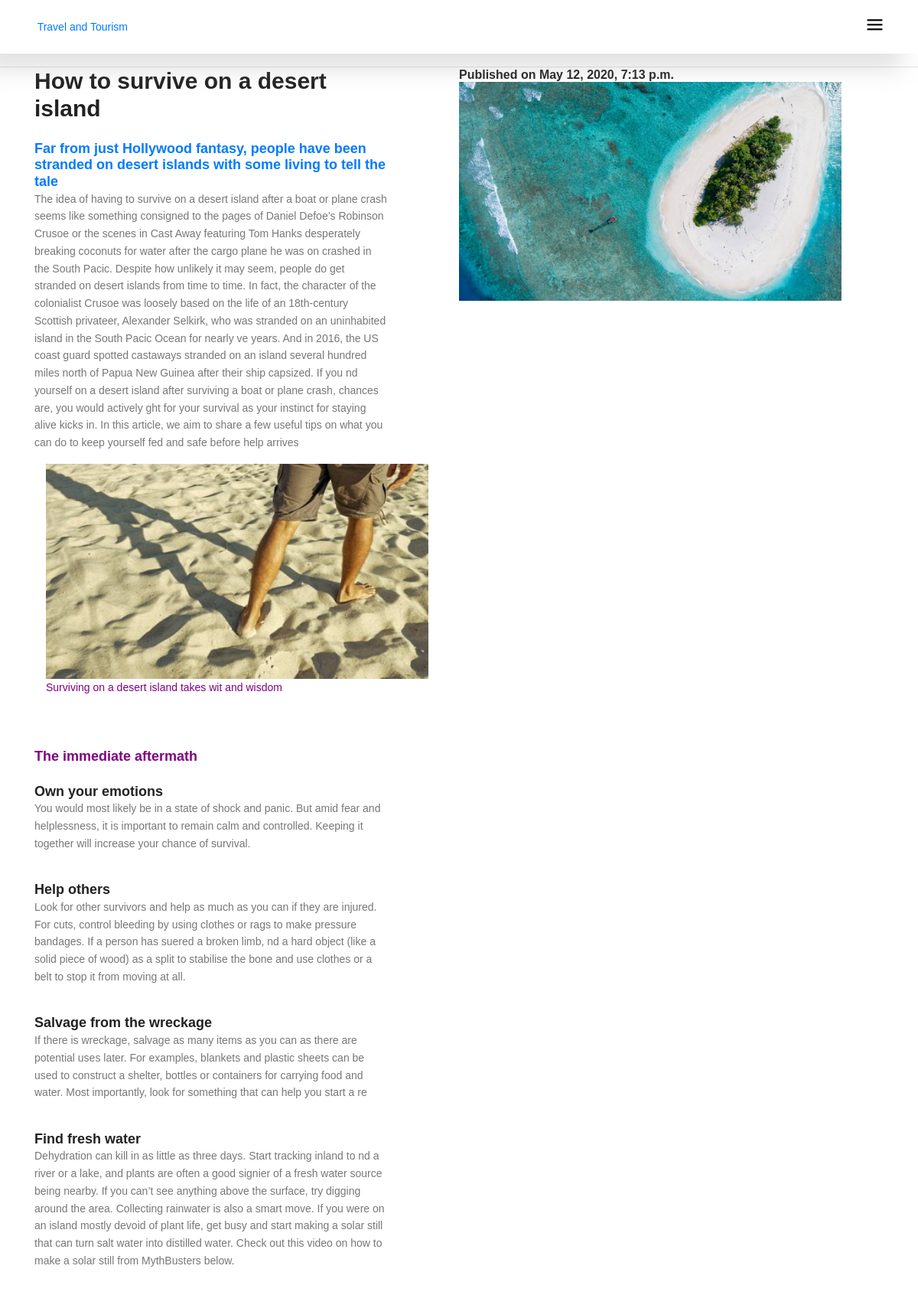
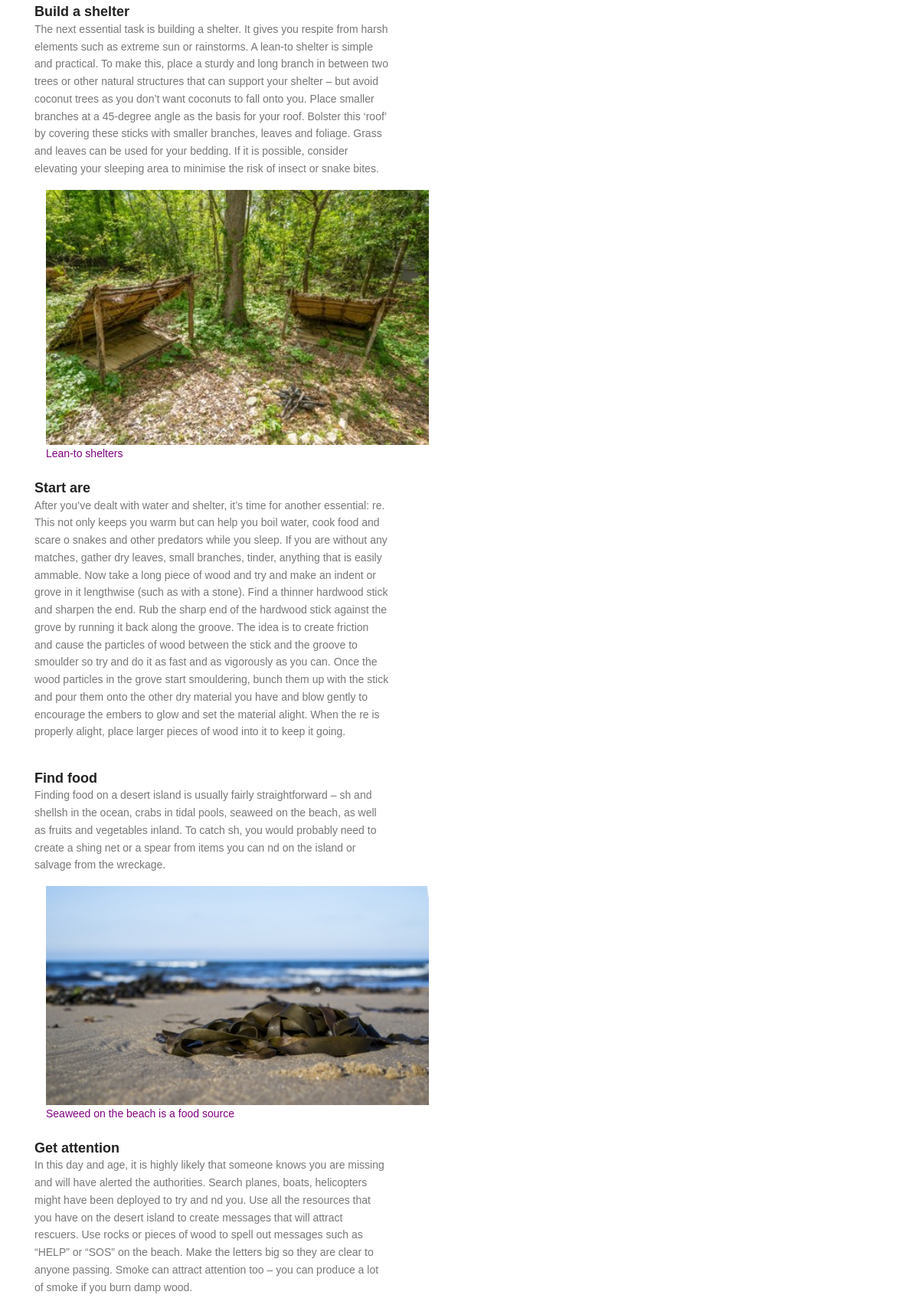
Screenshot of /features/how-to-survive-on-a-desert-island (upper part) with the database file from the repository (2 pictures, top to bottom).
### tavelfeatures/models.py (models this page shows, shortened)
class Featuers(models.Model):
    tilte=models.CharField(max_length=500,null=True,blank=True)
    tilte2=models.CharField(max_length=500,null=True,blank=True)
    tilte3=models.CharField(max_length=500,null=True,blank=True)
    tilte4=models.CharField(max_length=500,null=True,blank=True)
    tilte5=models.CharField(max_length=500,null=True,blank=True)
    tilte6=models.CharField(max_length=500,null=True,blank=True)
    tilte7=models.CharField(max_length=500,null=True,blank=True)
    tilte8=models.CharField(max_length=500,null=True,blank=True)
    tilte9=models.CharField(max_length=500,null=True,blank=True)
    tilte10=models.CharField(max_length=500,null=True,blank=True)
    tilte11=models.CharField(max_length=500,null=True,blank=True)
    tilte12=models.CharField(max_length=500,null=True,blank=True)
    tilte13=models.CharField(max_length=500,null=True,blank=True)
    tilte14=models.CharField(max_length=500,null=True,blank=True)
    tilte15=models.CharField(max_length=500,null=True,blank=True)
    tilte16=models.CharField(max_length=500,null=True,blank=True)
    tilte17=models.CharField(max_length=500,null=True,blank=True)
    tilte1_image=models.CharField(max_length=500,null=True,blank=True)
    tilte2_image=models.CharField(max_length=500,null=True,blank=True)
    tilte3_image=models.CharField(max_length=500,null=True,blank=True)
    tilte4_image=models.CharField(max_length=500,null=True,blank=True)
    tilte5_image=models.CharField(max_length=500,null=True,blank=True)
    tilte6_image=models.CharField(max_length=500,null=True,blank=True)
    tilte7_image=models.CharField(max_length=500,null=True,blank=True)
    tilte8_image=models.CharField(max_length=500,null=True,blank=True)
    tilte9_image=models.CharField(max_length=500,null=True,blank=True)
    tilte10_image=models.CharField(max_length=500,null=True,blank=True)
    slug=models.SlugField(null=True,blank=True)
    contant1=models.TextField(null=True,blank=True)
    contant2=models.TextField(null=True,blank=True)
    contant3=models.TextField(null=True,blank=True)
    contant5=models.TextField(null=True,blank=True)
    contant6=models.TextField(null=True,blank=True)
    contant7=models.TextField(null=True,blank=True)
    contant8=models.TextField(null=True,blank=True)
    contant9=models.TextField(null=True,blank=True)
    contant10=models.TextField(null=True,blank=True)
    contant11=models.TextField(null=True,blank=True)
    contant12=models.TextField(null=True,blank=True)
    contant13=models.TextField(null=True,blank=True)
    contant14=models.TextField(null=True,blank=True)
    contant15=models.TextField(null=True,blank=True)
    contant15=models.TextField(null=True,blank=True)
    contant16=models.TextField(null=True,blank=True)
    create=models.DateTimeField(default=datetime.datetime.now)
    img1=models.ImageField(upload_to='pictuer2')
    img2=models.ImageField(upload_to='pictuer2')
    img3=models.ImageField(upload_to='pictuer2')
    img4=models.ImageField(upload_to='pictuer2')
    img5=models.ImageField(upload_to='pictuer2')
    img6=models.ImageField(upload_to='pictuer2')
    img7=models.ImageField(upload_to='pictuer2')
    img8=models.ImageField(upload_to='pictuer2')
    img9=models.ImageField(upload_to='pictuer2')
    img10=models.ImageField(upload_to='pictuer2')
    img11=models.ImageField(upload_to='pictuer2')

### tavelfeatures/views.py (the view)
# urls.py: url(r'^(?P<slug>[-\w]+)',views.all_detail,name='all_detail'),
def all_detail(request,slug):
    fet1=get_object_or_404(Featuers,slug=slug)
    context={'fet1':fet1}
    return render(request,'detailfetuer.html',context)

### tavelfeatures/templates/detailfetuer.html (shortened to what this page needs)
{% extends "base.html"%}
{% load static %}
{% block body %}
<body data-spy="scroll" data-target=".site-navbar-target" data-offset="300">
  {% if fet1.slug == 'how-to-survive-on-a-desert-island'  %}
      <div class="site-wrap" id="home-section">
        <div class="block__73694 site-section border-top" id="why-us-section">
          <div class="container">
            <div class="row d-flex no-gutters align-items-stretch">
              <div class="col-12 col-lg-6 block__73422 order-lg-2" style="background-image:" data-aos="fade-left" data-aos-delay="">
              <h5>Published on {{fet1.create}}</h5>
               <img src="{{fet1.img1.url}}" width=500px>
              </div>
              <div class="col-lg-5 mr-auto p-lg-9 mt-4 mt-lg-0 order-lg-1" data-aos="fade-right" data-aos-delay="">
                <h2 class="mb-4 text-black">{{fet1.tilte}}</h2>
                <h4 class="text-primary">{{fet1.tilte2}}</h4>
                <p>{{fet1.contant1}}</p>
                <div class="col-12 col-lg-18 block__73422 order-lg-8" style="background-image:" data-aos="fade-left" data-aos-delay="">
                 <img src="{{fet1.img2.url}}" width=500px alt=""><font color="Purple">{{fet1.tilte1_image}}</font></img>
                </div>
                <br>
                <br>
                <br>
                  <h4 class="mb-4 text-black"><font color="Purple">{{fet1.tilte3}}</h4>
                  <h4> {{fet1.tilte4}}</h4>
                    <p>{{fet1.contant2}}</p>
                    <br>
                    <h4> {{fet1.tilte5}}</h4>
                      <p>{{fet1.contant3}}</p>
                      <br>
                      <h4> {{fet1.tilte6}}</h4>
                        <p>{{fet1.contant5}}</p>
                        <br>
                        <h4> {{fet1.tilte7}}</h4>
                          <p>{{fet1.contant6}}</p>
                          <br>
                          <h4> {{fet1.tilte8}}</h4>
                            <p>{{fet1.contant7}}</p>
                            <div class="col-12 col-lg-18 block__73422 order-lg-8" style="background-image:" data-aos="fade-left" data-aos-delay="">
                             <img src="{{fet1.img3.url}}" width=500px alt=""><font color="Purple">{{fet1.tilte2_image}}</font></img>
                            </div>
                            <br>
                            <h4> {{fet1.tilte9}}</h4>
                              <p>{{fet1.contant8}}</p>
                              <br>
                              <h4> {{fet1.tilte10}}</h4>
                                <p>{{fet1.contant9}}</p>
                                <div class="col-12 col-lg-18 block__73422 order-lg-8" style="background-image:" data-aos="fade-left" data-aos-delay="">
                                 <img src="{{fet1.img4.url}}" width=500px alt=""><font color="Purple">{{fet1.tilte3_image}}</font></img>
                                </div>
                                <br>
                                <h4> {{fet1.tilte11}}</h4>
                                  <p>{{fet1.contant10}}</p>
                                  <br>
                                    <br>
              </div>
            </div>
          </div>
        </div>
      </div>
    {% endif %}
{% endblock %}

### static/home-static/css/main.css (style rules this page uses)
body { color: #777777; font-family: "Poppins", sans-serif; font-size: 14px; font-weight: 300; line-height: 1.625em; position: relative; }
h1, h2, h3, h4, h5, h6 { font-family: "Poppins", sans-serif; color: #222222; line-height: 1.2em !important; margin-bottom: 0; margin-top: 0; font-weight: 600; }
h2, .h2 { font-size: 30px; }
h4, .h4 { font-size: 20px; }
h5, .h5 { font-size: 16px; }
h2 { font-size: 30px; }
h4 { font-size: 18px; }
h5 { font-size: 16px; }
h1, h2, h3, h4, h5, h6 { line-height: 1.5em; }
body { position: relative; }
p { color: #777; }

### rows the page displays
Featuers: create "May 12, 2020, 7:13 p.m.", img1 (picture), tilte "How to survive on a desert island", tilte2 "Far from just Hollywood fantasy, people have been stranded on desert islands with some living to tell the tale", contant1 "The idea of having to survive on a desert island after a boat or plane crash seems like something consigned to the pages of Daniel Defoe’s Robinson Crusoe or the scenes in Cast Away featuring Tom Hanks desperately breaking coconuts for water after the cargo plane he was on crashed in the South Pacic. Despite how unlikely it may seem, people do get stranded on desert islands from time to time. In fact, the character of the colonialist Crusoe was loosely based on the life of an 18th-century Scottish privateer, Alexander Selkirk, who was stranded on an uninhabited island in the South Pacic Ocean for nearly ve years. And in 2016, the US coast guard spotted castaways stranded on an island…", img2 (picture), tilte1_image "Surviving on a desert island takes wit and wisdom", tilte3 "The immediate aftermath", tilte4 "Own your emotions", contant2 "You would most likely be in a state of shock and panic. But amid fear and helplessness, it is important to remain calm and controlled. Keeping it together will increase your chance of survival.", tilte5 "Help others", contant3 "Look for other survivors and help as much as you can if they are injured. For cuts, control bleeding by using clothes or rags to make pressure bandages. If a person has suered a broken limb, nd a hard object (like a solid piece of wood) as a split to stabilise the bone and use clothes or a belt to stop it from moving at all.", tilte6 "Salvage from the wreckage", contant5 "If there is wreckage, salvage as many items as you can as there are potential uses later. For examples, blankets and plastic sheets can be used to construct a shelter, bottles or containers for carrying food and water. Most importantly, look for something that can help you start a re", tilte7 "Find fresh water", contant6 "Dehydration can kill in as little as three days. Start tracking inland to nd a river or a lake, and plants are often a good signier of a fresh water source being nearby. If you can’t see anything above the surface, try digging around the area. Collecting rainwater is also a smart move. If you were on an island mostly devoid of plant life, get busy and start making a solar still that can turn salt water into distilled water. Check out this video on how to make a solar still from MythBusters below.", tilte8 "Build a shelter", contant7 "The next essential task is building a shelter. It gives you respite from harsh elements such as extreme sun or rainstorms. A lean-to shelter is simple and practical. To make this, place a sturdy and long branch in between two trees or other natural structures that can support your shelter – but avoid coconut trees as you don’t want coconuts to fall onto you. Place smaller branches at a 45-degree angle as the basis for your roof. Bolster this ‘roof’ by covering these sticks with smaller branches, leaves and foliage. Grass and leaves can be used for your bedding. If it is possible, consider elevating your sleeping area to minimise the risk of insect or snake bites.", img3 (picture), tilte2_image "Lean-to shelters", tilte9 "Start are", contant8 "After you’ve dealt with water and shelter, it’s time for another essential: re. This not only keeps you warm but can help you boil water, cook food and scare o snakes and other predators while you sleep. If you are without any matches, gather dry leaves, small branches, tinder, anything that is easily ammable. Now take a long piece of wood and try and make an indent or grove in it lengthwise (such as with a stone). Find a thinner hardwood stick and sharpen the end. Rub the sharp end of the hardwood stick against the grove by running it back along the groove. The idea is to create friction and cause the particles of wood between the stick and the groove to smoulder so try and do it as fast…", tilte10 "Find food", contant9 "Finding food on a desert island is usually fairly straightforward – sh and shellsh in the ocean, crabs in tidal pools, seaweed on the beach, as well as fruits and vegetables inland. To catch sh, you would probably need to create a shing net or a spear from items you can nd on the island or salvage from the wreckage.", img4 (picture), tilte3_image "Seaweed on the beach is a food source", tilte11 "Get attention", contant10 "In this day and age, it is highly likely that someone knows you are missing and will have alerted the authorities. Search planes, boats, helicopters might have been deployed to try and nd you. Use all the resources that you have on the desert island to create messages that will attract rescuers. Use rocks or pieces of wood to spell out messages such as “HELP” or “SOS” on the beach. Make the letters big so they are clear to anyone passing. Smoke can attract attention too – you can produce a lot of smoke if you burn damp wood."
